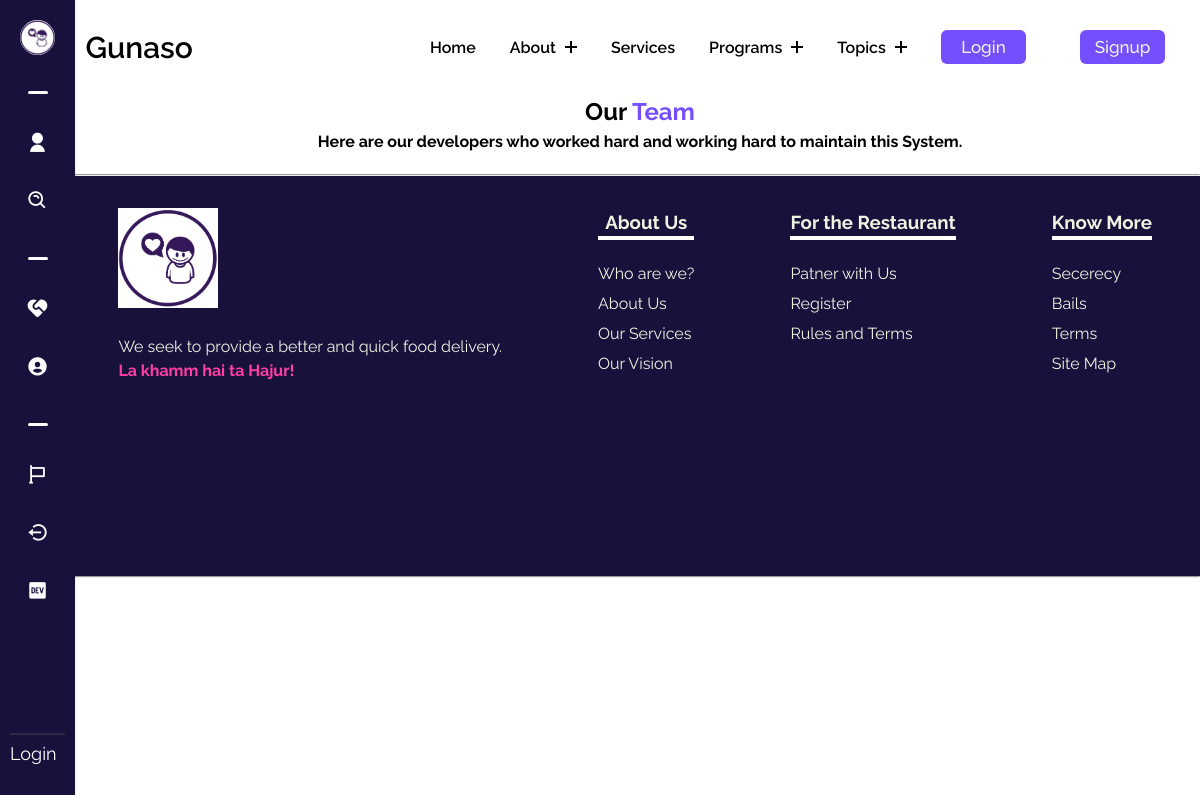
The page /developers/ on the database as committed earlier.
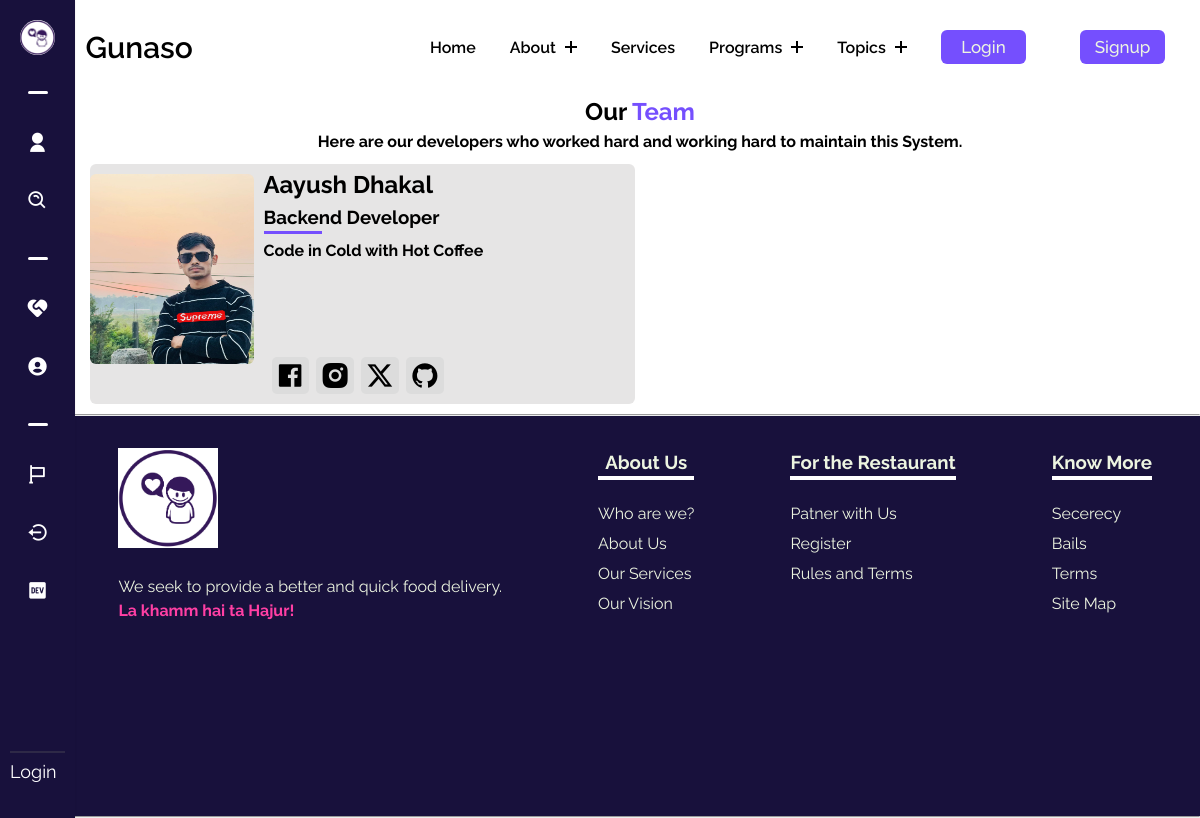
The same page on the database as committed later.
### gunasoApp/models.py (models this page shows, shortened)
class Developer(models.Model):
    sno = models.AutoField(primary_key=True)
    image = models.ImageField(upload_to="gunasoApp/images/developers", blank=True, default="upload-image-dev")
    name = models.CharField(max_length=30)
    position = models.CharField(max_length=30)
    bio = models.TextField()
    facebook = models.CharField(max_length=255)
    instagram = models.CharField(max_length=255)
    x = models.CharField(max_length=255)
    github = models.CharField(max_length=255)

### gunasoApp/views.py (the view)
# urls.py: path('developers/',views.developers, name='developers'),
def developers(request):
    developers = Developer.objects.all()
    context = {"developers":developers}
    return render(request, 'developers.html', context)

### templates/developers.html (shortened to what this page needs)
{% extends 'base.html' %}
{% load static %}
    {% block base_style%}
    {{ block.super }}
    <link rel="stylesheet" href="{% static 'styles/developers.css' %}">
    {% endblock base_style%}
    {% block content %}
    <div class="developersmain">
        <div class="introtext">
            <h2>Our <span>Team</span></h2>
            <p>Here are our developers who worked hard and working hard to maintain this System.</p>
        </div>
        <div class="cards">
            {% for item in developers %}
            <div class="card">
                <div class="imagepart">
                    <img src="{{item.image.url}}" alt="">
                </div>
                <div class="textpart">
                    <h2>{{item.name}}</h2>
                    <h3>{{item.position}}</h3>
                    <hr>
                    <div class="aboutandlinks">
                        <p>{{item.bio}}</p>
                        <div class="links">
                            <a href="{{item.facebook}}" target="_blank">
                                <i class="ri-facebook-box-fill"></i>
                            </a>
                            <a href="{{item.instagram}}" target="_blank">
                                <i class="ri-instagram-fill"></i>
                            </a>
                            <a href="{{item.x}}" target="_blank">
                                <i class="ri-twitter-x-fill"></i>
                            </a>
                            <a href="{{item.github}}" target="_blank">
                                <i class="ri-github-fill"></i>
                            </a>
                        </div>
                    </div>
                </div>
            </div>
            {% endfor %}
        </div>
    </div>
    {% endblock %}

Rows that differ between the two databases and show on the page:
added Developer: image (picture), name "Aayush Dhakal", position "Backend Developer", bio "Code in Cold with Hot Coffee"
